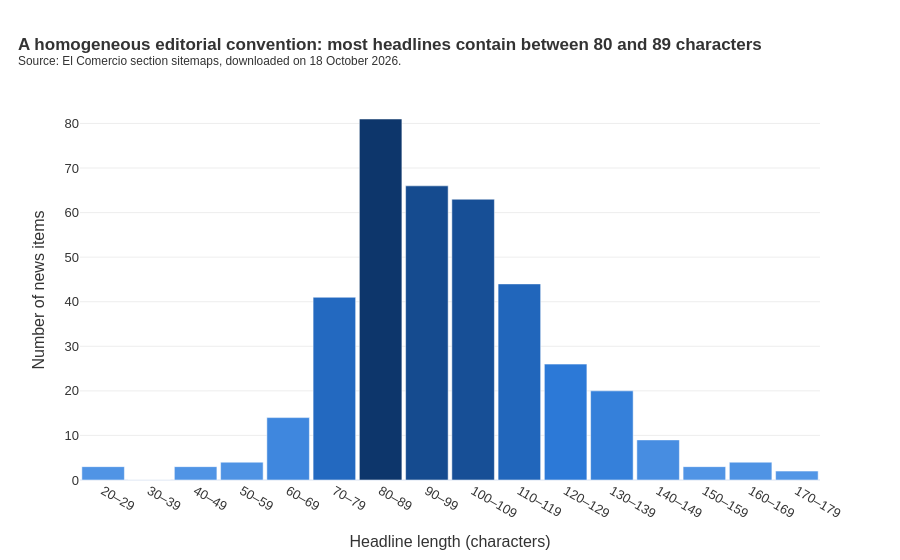

The code cell stored with this chart in its notebook:
### Markdown cell above
The collected news span from 6 to 18 October 2026, with a noticeable peak on 15 October. This temporal concentration stems from the very nature of the sitemaps, which only list the most recent articles of each section. Consequently, the dataset reflects the news agenda of a specific two-week period, which constitutes a limitation: the vocabulary associated with each category may be shaped by the particular events of those days, thereby reducing the temporal generalizability of the classifier.

### Code cell
# Headline length in characters, used only for exploration.
noticias["longitud_titular"] = noticias["titular"].str.len()

# 10-character intervals (e.g. "80–89") make the distribution easier to read.
inicio = noticias["longitud_titular"].min() // 10 * 10
fin = noticias["longitud_titular"].max() // 10 * 10 + 10
cortes = list(range(inicio, fin + 1, 10))
etiquetas = [f"{corte}–{corte + 9}" for corte in cortes[:-1]]

noticias["rango_longitud"] = pd.cut(noticias["longitud_titular"], bins=cortes, labels=etiquetas, right=False)
histograma = noticias["rango_longitud"].value_counts(sort=False).reset_index()
histograma.columns = ["rango_longitud", "noticias"]

fig = px.bar(
    histograma, x="rango_longitud", y="noticias", color="noticias",
    color_continuous_scale=escala_azules,
    labels={"rango_longitud": "Headline length (characters)", "noticias": "Number of news items"},
    title="<b>A homogeneous editorial convention: most headlines contain between 80 and 89 characters</b><br>" + fuente_grafico,
)
fig.update_layout(bargap=0.08)
aplicar_estilo(fig).show()

### Figure 1 — Plotly figure (JSON) as saved in the notebook; plotly's stock layout.template omitted (floating-point values rounded to 4 significant figures)
{"data": [{"hovertemplate": "Headline length (characters)=%{x}<br>Number of news items=%{marker.color}<extra></extra>", "legendgroup": "", "marker": {"color": [3, 0, 3, 4, 14, 41, 81, 66, 63, 44, 26, 20, 9, 3, 4, 2], "coloraxis": "coloraxis", "pattern": {"shape": ""}}, "name": "", "orientation": "v", "showlegend": false, "textposition": "auto", "type": "bar", "x": ["20–29", "30–39", "40–49", "50–59", "60–69", "70–79", "80–89", "90–99", "100–109", "110–119", "120–129", "130–139", "140–149", "150–159", "160–169", "170–179"], "xaxis": "x", "y": [3, 0, 3, 4, 14, 41, 81, 66, 63, 44, 26, 20, 9, 3, 4, 2], "yaxis": "y"}], "layout": {"bargap": 0.08, "barmode": "relative", "coloraxis": {"colorbar": {"title": {"text": "Number of news items"}}, "colorscale": [[0, "#5598e7"], [0.3333, "#2a78d6"], [0.6667, "#1c5cab"], [1, "#0d366b"]], "showscale": false}, "font": {"color": "#333333", "family": "Arial", "size": 13}, "legend": {"title": {"text": "<b>Category</b>"}, "tracegroupgap": 0}, "margin": {"t": 100}, "title": {"font": {"size": 17}, "text": "<b>A homogeneous editorial convention: most headlines contain between 80 and 89 characters</b><br><sup>Source: El Comercio section sitemaps, downloaded on 18 October 2026.</sup>", "x": 0.02, "xanchor": "left"}, "xaxis": {"anchor": "y", "domain": [0, 1], "showgrid": false, "title": {"text": "Headline length (characters)"}}, "yaxis": {"anchor": "x", "domain": [0, 1], "gridcolor": "#eeeeee", "title": {"text": "Number of news items"}}}}
